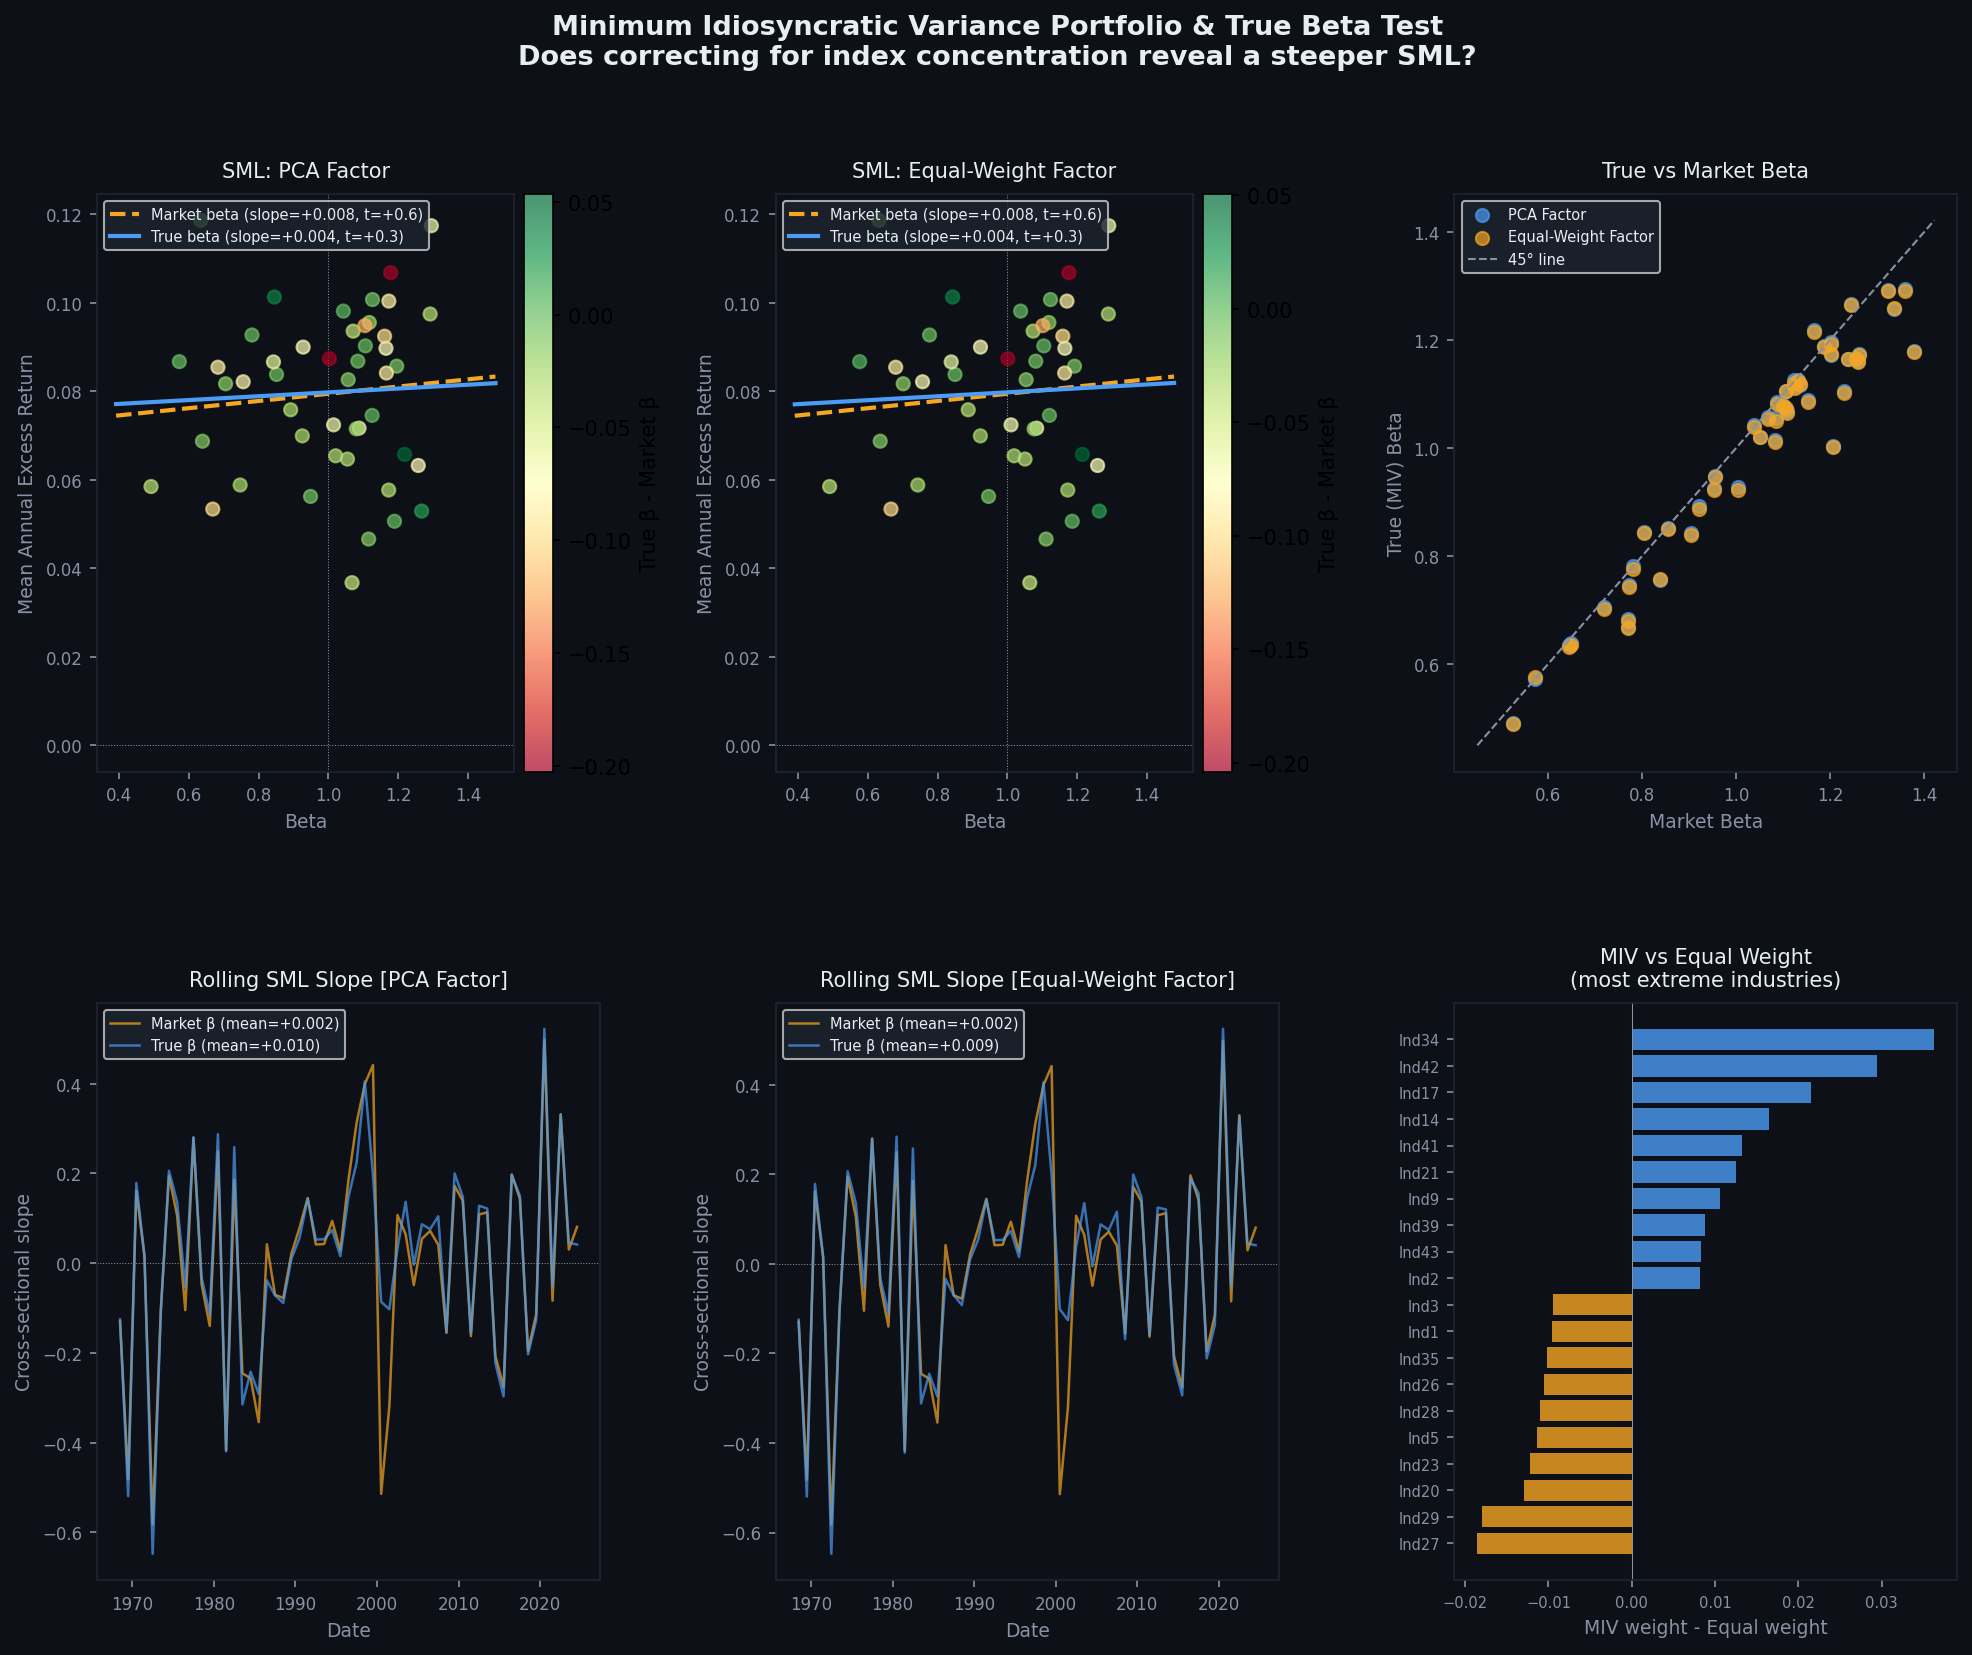

Reproduce this figure in Python.
"""
Minimum Idiosyncratic Variance Portfolio and True Beta Test
============================================================

Tests the hypothesis that the market cap weighted index conflates sectoral
idiosyncratic risk with systematic risk, producing a flat SML.

Method:
1. Estimate systematic risk via PCA on the equal-weighted return covariance
   matrix (independent of any index weights)
2. Construct the minimum idiosyncratic variance (MIV) portfolio that
   preserves systematic exposure while minimising idiosyncratic variance
3. Compute "true beta" for each portfolio as covariance with the MIV
4. Compare SML slope using true beta vs market cap beta
5. Test whether true beta is more predictive of returns than market beta

Uses Ken French 49 industry portfolios as the stock universe.
"""

import sys, warnings
warnings.filterwarnings('ignore')

import numpy as np
import pandas as pd
from scipy import stats, optimize
from scipy.linalg import inv
import statsmodels.api as sm
from sklearn.decomposition import PCA
import requests, zipfile, io
import matplotlib
matplotlib.use('Agg')
import matplotlib.pyplot as plt
import matplotlib.gridspec as gridspec

# ── Data loading ──────────────────────────────────────────────────────────────

FF_BASE = "https://mba.tuck.dartmouth.edu/pages/faculty/ken.french/ftp"
HEADERS = {'User-Agent': 'Mozilla/5.0 (Macintosh; Intel Mac OS X 10_15_7)'}

def _get_zip(filename):
    url = f"{FF_BASE}/{filename}_CSV.zip"
    r = requests.get(url, headers=HEADERS, timeout=30)
    r.raise_for_status()
    zf = zipfile.ZipFile(io.BytesIO(r.content))
    return zf.read(zf.namelist()[0]).decode('utf-8', errors='replace')

def _parse_monthly(content, n_cols):
    lines, rows, in_data = content.split('\n'), [], False
    for line in lines:
        s = line.strip().rstrip(',')
        if not s:
            if in_data: break
            continue
        parts = [p.strip() for p in s.split(',')]
        if len(parts) < n_cols: continue
        if len(parts[0]) == 6:
            try:
                date = int(parts[0])
                if 192601 <= date <= 210012:
                    vals = []
                    for p in parts[1:n_cols]:
                        try:
                            v = float(p)
                            vals.append(np.nan if v in (-99.99,-999.) else v)
                        except: vals.append(np.nan)
                    rows.append([date] + vals)
                    in_data = True
            except: pass
    return rows

def _make_df(rows, cols):
    df = pd.DataFrame(rows, columns=cols)
    df['Date'] = pd.to_datetime(df['Date'].astype(str), format='%Y%m')
    return df.set_index('Date').sort_index()

def fetch_data():
    print("Fetching data...")
    factors = _make_df(
        _parse_monthly(_get_zip('F-F_Research_Data_5_Factors_2x3'), 7),
        ['Date','Mkt-RF','SMB','HML','RMW','CMA','RF'])
    print("  ✓ FF5 factors")

    mom = _make_df(
        _parse_monthly(_get_zip('F-F_Momentum_Factor'), 2),
        ['Date','MOM'])
    print("  ✓ Momentum")

    industries = _make_df(
        _parse_monthly(_get_zip('49_Industry_Portfolios'), 50),
        ['Date'] + [f'Ind{i+1}' for i in range(49)])
    print("  ✓ 49 industry portfolios")

    return factors, mom, industries

# ── Step 1: Estimate systematic factor via PCA ────────────────────────────────

def estimate_systematic_factor(R_exc, n_factors=1, method='pca'):
    """
    Estimate systematic factor(s) from the equal-weighted covariance matrix.
    This is independent of any index weights — no circularity.

    method='pca': first principal component(s) of return matrix
    method='equal_weight': equal-weighted average of all assets

    Returns:
      F: (T,) systematic factor time series
      betas: (N,) loadings of each asset on the systematic factor
      idio_var: (N,) idiosyncratic variance of each asset
    """
    R = R_exc.values  # T x N
    T, N = R.shape

    if method == 'equal_weight':
        F = R.mean(axis=1)
        # Regress each asset on F to get beta and idio variance
        betas = np.zeros(N)
        idio_var = np.zeros(N)
        for i in range(N):
            b = np.cov(R[:,i], F)[0,1] / np.var(F)
            betas[i] = b
            resid = R[:,i] - b * F
            idio_var[i] = np.var(resid)
        F_var = np.var(F)

    elif method == 'pca':
        # Standardise returns before PCA to avoid scale issues
        R_std = (R - R.mean(axis=0)) / (R.std(axis=0) + 1e-10)
        pca = PCA(n_components=n_factors)
        scores = pca.fit_transform(R_std)  # T x n_factors
        F = scores[:, 0]  # first PC

        # Rescale F to have same variance as equal-weighted index
        ew = R.mean(axis=1)
        F = F * (np.std(ew) / np.std(F))
        # Align sign: correlate with EW to ensure positive loading
        if np.corrcoef(F, ew)[0,1] < 0:
            F = -F

        betas = np.zeros(N)
        idio_var = np.zeros(N)
        for i in range(N):
            b = np.cov(R[:,i], F)[0,1] / np.var(F)
            betas[i] = b
            resid = R[:,i] - b * F
            idio_var[i] = np.var(resid)
        F_var = np.var(F)

    return F, betas, idio_var, F_var

# ── Step 2: Minimum Idiosyncratic Variance Portfolio ─────────────────────────

def compute_miv_portfolio(R_exc, betas, idio_var, F_var,
                          target_beta=1.0, method='analytical'):
    """
    Find portfolio weights w that minimise idiosyncratic variance
    while maintaining target systematic exposure (portfolio beta = target_beta).

    Constraints:
      w'beta = target_beta  (systematic exposure preserved)
      w'1 = 1               (fully invested)
      w >= 0                (long only — optional)

    The idiosyncratic variance of portfolio w is:
      w' * Sigma_idio * w
    where Sigma_idio = diag(idio_var) (assuming idiosyncratic returns
    are uncorrelated across assets — the strict factor model assumption)

    Analytical solution (without long-only constraint):
    Using Lagrange multipliers for:
      min w'Dw  s.t. w'beta=1, w'1=1
    where D = diag(idio_var)

    Returns: weights array (N,)
    """
    N = len(betas)
    D_inv = 1.0 / (idio_var + 1e-10)  # diagonal of D^{-1}

    if method == 'analytical':
        # Analytical solution via Lagrange multipliers
        # min w'Dw s.t. Aw = b where A = [beta', 1'], b = [target_beta, 1]
        # Solution: w = D^{-1}A'(AD^{-1}A')^{-1}b

        # Build constraint matrix A (2 x N) and vector b (2,)
        A = np.vstack([betas, np.ones(N)])  # 2 x N
        b_vec = np.array([target_beta, 1.0])

        # Compute D^{-1}A' (N x 2)
        DinvAt = np.column_stack([D_inv * betas, D_inv * np.ones(N)])

        # Compute A D^{-1} A' (2 x 2)
        ADinvAt = A @ DinvAt

        try:
            ADinvAt_inv = inv(ADinvAt)
            # w = D^{-1} A' (A D^{-1} A')^{-1} b
            w = DinvAt @ (ADinvAt_inv @ b_vec)
        except np.linalg.LinAlgError:
            print("  Singular matrix in analytical solution, falling back to QP")
            method = 'qp'

    if method == 'qp':
        # Numerical QP with long-only constraint
        from scipy.optimize import minimize

        def objective(w):
            return float(w @ (idio_var * w))  # w'Dw

        def objective_grad(w):
            return 2 * idio_var * w

        constraints = [
            {'type': 'eq', 'fun': lambda w: w @ betas - target_beta},
            {'type': 'eq', 'fun': lambda w: w.sum() - 1.0},
        ]
        bounds = [(0, None)] * N  # long only

        w0 = np.ones(N) / N
        res = optimize.minimize(
            objective, w0, jac=objective_grad,
            method='SLSQP', bounds=bounds, constraints=constraints,
            options={'ftol': 1e-10, 'maxiter': 1000})
        w = res.x

    return w

def compute_portfolio_return(R_exc, weights):
    """Compute portfolio return time series."""
    return R_exc.values @ weights

# ── Step 3: Compute true beta ─────────────────────────────────────────────────

def compute_true_beta(R_exc, miv_returns):
    """
    True beta: covariance of each asset with MIV portfolio,
    normalised by MIV variance.
    """
    N = R_exc.shape[1]
    miv_var = np.var(miv_returns)
    true_betas = np.zeros(N)
    for i in range(N):
        cov = np.cov(R_exc.values[:,i], miv_returns)[0,1]
        true_betas[i] = cov / miv_var
    return true_betas

def compute_market_beta(R_exc, market_returns):
    """Standard CAPM beta against market cap weighted index."""
    N = R_exc.shape[1]
    mkt_var = np.var(market_returns)
    betas = np.zeros(N)
    for i in range(N):
        cov = np.cov(R_exc.values[:,i], market_returns)[0,1]
        betas[i] = cov / mkt_var
    return betas

# ── Step 4: SML test ──────────────────────────────────────────────────────────

def run_sml_test(betas, mean_returns, label, rf_mean=0.0):
    """
    Test whether beta predicts returns cross-sectionally.
    Returns slope, t-stat, R².
    """
    excess = mean_returns - rf_mean
    X = sm.add_constant(betas)
    reg = sm.OLS(excess, X).fit()
    slope = reg.params[1]
    t     = reg.tvalues[1]
    r2    = reg.rsquared
    alpha = reg.params[0]
    return {
        'label': label,
        'alpha': alpha,
        'slope': slope,
        't_slope': t,
        'p_slope': reg.pvalues[1],
        'r2': r2,
    }

# ── Main analysis ─────────────────────────────────────────────────────────────

def main():
    factors, mom, industries = fetch_data()

    # Use post-1963 data (after compulsory disclosure)
    start = '1963-07-01'
    idx   = industries.index[industries.index >= start]
    ind   = industries.loc[idx].replace(-99.99, np.nan).dropna(axis=1, how='any')
    rf    = factors['RF'].loc[idx] / 100
    mkt   = factors['Mkt-RF'].loc[idx] / 100  # market excess return

    # Excess returns
    R_exc = ind.div(100).sub(rf, axis=0)
    R_exc = R_exc.dropna()
    rf    = rf.loc[R_exc.index]
    mkt   = mkt.loc[R_exc.index]

    N = R_exc.shape[1]
    T = R_exc.shape[0]
    print(f"\nAnalysis universe: {N} industries, {T} monthly obs "
          f"({R_exc.index[0].date()} to {R_exc.index[-1].date()})")

    # ── Factor structure ───────────────────────────────────────────────────
    print(f"\n{'='*60}")
    print("Step 1: Systematic Factor Estimation")
    print(f"{'='*60}")

    pca = PCA(n_components=5)
    R_std = (R_exc.values - R_exc.values.mean(axis=0)) / \
            (R_exc.values.std(axis=0) + 1e-10)
    pca.fit(R_std)
    evr = pca.explained_variance_ratio_
    print(f"\nPCA explained variance (equal-weighted covariance):")
    for i, v in enumerate(evr):
        print(f"  PC{i+1}: {v*100:.1f}%")
    print(f"  First 3 PCs: {evr[:3].sum()*100:.1f}% of total variance")

    # Compare: how much variance does market cap proxy explain?
    mkt_r2s = []
    for i in range(N):
        X = sm.add_constant(mkt.values)
        reg = sm.OLS(R_exc.values[:,i], X).fit()
        mkt_r2s.append(reg.rsquared)
    print(f"\nMarket cap index R² for industry returns:")
    print(f"  Mean: {np.mean(mkt_r2s):.3f}  "
          f"Min: {np.min(mkt_r2s):.3f}  Max: {np.max(mkt_r2s):.3f}")

    # ── Estimate with both methods ─────────────────────────────────────────
    results = {}
    for method in ['equal_weight', 'pca']:
        print(f"\n{'='*60}")
        print(f"Step 2: MIV Portfolio [{method}]")
        print(f"{'='*60}")

        F, betas_sys, idio_var, F_var = estimate_systematic_factor(
            R_exc, method=method)

        print(f"\nSystematic factor [{method}]:")
        print(f"  Mean: {F.mean()*12:.3f}  Std: {F.std()*np.sqrt(12):.3f}")
        print(f"  Corr with market: {np.corrcoef(F, mkt.values)[0,1]:.3f}")

        print(f"\nIdiosyncratic variance summary:")
        print(f"  Mean: {idio_var.mean()*12:.4f}  "
              f"Min: {idio_var.min()*12:.4f}  Max: {idio_var.max()*12:.4f}")

        # ── MIV portfolio (analytical, no short-sale constraint) ───────────
        w_miv = compute_miv_portfolio(
            R_exc, betas_sys, idio_var, F_var,
            target_beta=1.0, method='analytical')

        miv_ret = compute_portfolio_return(R_exc, w_miv)

        # Idiosyncratic variance of MIV vs equal-weighted vs market
        ew_ret  = R_exc.values.mean(axis=1)

        def port_idio_var(w, idio_v):
            return float(w @ (idio_v * w))

        w_ew  = np.ones(N) / N
        w_mkt_approx = np.ones(N) / N  # proxy — equal weight as mkt proxy

        idio_miv = port_idio_var(w_miv, idio_var)
        idio_ew  = port_idio_var(w_ew,  idio_var)

        print(f"\nIdiosyncratic variance comparison:")
        print(f"  Equal-weighted:   {idio_ew*12:.6f}")
        print(f"  MIV portfolio:    {idio_miv*12:.6f}")
        print(f"  Ratio MIV/EW:     {idio_miv/idio_ew:.4f}")

        # MIV portfolio composition
        top_idx = np.argsort(w_miv)[::-1]
        print(f"\nMIV portfolio top 10 weights:")
        cols = list(R_exc.columns)
        for i in top_idx[:10]:
            print(f"  {cols[i]:<8}: {w_miv[i]:>+8.4f}  "
                  f"(beta={betas_sys[i]:.2f}, "
                  f"idio_vol={np.sqrt(idio_var[i]*12)*100:.1f}%)")

        print(f"\nMIV portfolio beta to systematic factor: "
              f"{np.sum(w_miv * betas_sys):.4f}")

        # ── True beta ──────────────────────────────────────────────────────
        true_betas = compute_true_beta(R_exc, miv_ret)
        mkt_betas  = compute_market_beta(R_exc, mkt.values)

        print(f"\nBeta comparison [{method}]:")
        print(f"  {'Industry':<8} {'MIV beta':>10} {'Mkt beta':>10} {'Diff':>8}")
        print("  " + "-"*40)
        for i in range(min(10, N)):
            diff = true_betas[i] - mkt_betas[i]
            print(f"  {cols[i]:<8} {true_betas[i]:>10.3f} "
                  f"{mkt_betas[i]:>10.3f} {diff:>+8.3f}")

        corr_betas = np.corrcoef(true_betas, mkt_betas)[0,1]
        print(f"\n  Correlation between true and market beta: {corr_betas:.3f}")

        # ── SML comparison ─────────────────────────────────────────────────
        print(f"\n{'='*60}")
        print(f"Step 4: SML Test [{method}]")
        print(f"{'='*60}")

        mean_exc = R_exc.mean(axis=0).values * 12  # annualised
        rf_mean  = rf.mean() * 12

        sml_mkt  = run_sml_test(mkt_betas,  mean_exc,
                                 'Market beta',    rf_mean)
        sml_true = run_sml_test(true_betas, mean_exc,
                                 'True (MIV) beta', rf_mean)

        print(f"\n  {'Measure':<20} {'Alpha':>8} {'Slope':>8} "
              f"{'t-stat':>8} {'R²':>8}")
        print("  " + "-"*56)
        for s in [sml_mkt, sml_true]:
            sig = ('***' if s['p_slope']<0.01
                   else ('**' if s['p_slope']<0.05
                   else ('*' if s['p_slope']<0.10 else '')))
            print(f"  {s['label']:<20} {s['alpha']:>+8.4f} "
                  f"{s['slope']:>+8.4f} {s['t_slope']:>+7.2f}{sig:3s} "
                  f"{s['r2']:>8.4f}")

        # ── Rolling window test ────────────────────────────────────────────
        # Test whether true beta is more stable predictor over time
        print(f"\n── Rolling 5-year Fama-MacBeth [{method}] ─────────────")
        print(f"  Tests whether true beta predicts 1y forward returns "
              f"better than market beta")

        window = 60   # 5-year estimation window
        horizon = 12  # 1-year forward return

        fm_mkt_slopes  = []
        fm_true_slopes = []
        dates_fm = []

        for t in range(window, T - horizon, 12):
            # Estimation window
            R_est = R_exc.iloc[t-window:t]
            R_fwd = R_exc.iloc[t:t+horizon]
            mkt_est = mkt.iloc[t-window:t]

            F_t, betas_t, idio_t, Fvar_t = estimate_systematic_factor(
                R_est, method=method)
            w_t = compute_miv_portfolio(
                R_est, betas_t, idio_t, Fvar_t,
                target_beta=1.0, method='analytical')

            miv_t   = compute_portfolio_return(R_est, w_t)
            tb_t    = compute_true_beta(R_est, miv_t)
            mb_t    = compute_market_beta(R_est, mkt_est.values)

            fwd_exc = R_fwd.mean(axis=0).values * 12

            # Cross-sectional regression
            def cs_slope(betas, ret):
                if np.std(betas) < 1e-8: return np.nan
                return np.cov(betas, ret)[0,1] / np.var(betas)

            fm_mkt_slopes.append(cs_slope(mb_t, fwd_exc))
            fm_true_slopes.append(cs_slope(tb_t, fwd_exc))
            dates_fm.append(R_exc.index[t])

        fm_mkt  = np.array(fm_mkt_slopes)
        fm_true = np.array(fm_true_slopes)
        valid   = np.isfinite(fm_mkt) & np.isfinite(fm_true)

        def fm_tstat(slopes):
            s = slopes[np.isfinite(slopes)]
            return np.mean(s) / (np.std(s, ddof=1) / np.sqrt(len(s)))

        print(f"\n  Market beta:   mean slope={np.nanmean(fm_mkt):+.4f}  "
              f"t={fm_tstat(fm_mkt):+.2f}")
        print(f"  True beta:     mean slope={np.nanmean(fm_true):+.4f}  "
              f"t={fm_tstat(fm_true):+.2f}")
        print(f"  (Positive slope = steeper SML = beta is priced)")

        results[method] = {
            'true_betas': true_betas,
            'mkt_betas':  mkt_betas,
            'sml_mkt':    sml_mkt,
            'sml_true':   sml_true,
            'fm_mkt':     fm_mkt,
            'fm_true':    fm_true,
            'w_miv':      w_miv,
            'mean_exc':   mean_exc,
            'cols':       cols,
            'dates_fm':   dates_fm,
        }

    # ── Figure ─────────────────────────────────────────────────────────────
    print(f"\nGenerating figures...")

    fig = plt.figure(figsize=(16, 12))
    fig.patch.set_facecolor('#0d1117')
    gs = gridspec.GridSpec(2, 3, figure=fig, hspace=0.4, wspace=0.35)

    colors = {'pca': '#4b9cf5', 'equal_weight': '#f5a623'}
    methods = ['pca', 'equal_weight']
    method_labels = {'pca': 'PCA Factor', 'equal_weight': 'Equal-Weight Factor'}

    for col_idx, method in enumerate(methods):
        r = results[method]
        true_b = r['true_betas']
        mkt_b  = r['mkt_betas']
        exc    = r['mean_exc']
        color  = colors[method]

        # SML comparison
        ax = fig.add_subplot(gs[0, col_idx])
        ax.set_facecolor('#0d1117')

        b_range = np.linspace(min(mkt_b.min(), true_b.min()) - 0.1,
                              max(mkt_b.max(), true_b.max()) + 0.1, 100)

        # Fit lines
        for betas, label, lc, ls in [
                (mkt_b,  'Market beta', '#f5a623', '--'),
                (true_b, 'True beta',   '#4b9cf5', '-')]:
            X = sm.add_constant(betas)
            reg = sm.OLS(exc, X).fit()
            ax.plot(b_range,
                    reg.params[0] + reg.params[1]*b_range,
                    color=lc, linestyle=ls, linewidth=2,
                    label=f"{label} (slope={reg.params[1]:+.3f}, "
                          f"t={reg.tvalues[1]:+.1f})")

        # Scatter points coloured by true vs market beta diff
        diff = true_b - mkt_b
        sc = ax.scatter(true_b, exc, c=diff,
                       cmap='RdYlGn', s=40, alpha=0.7, zorder=5)
        plt.colorbar(sc, ax=ax, label='True β - Market β', pad=0.02)

        ax.axhline(0, color='#8892a4', linewidth=0.5, linestyle=':')
        ax.axvline(1, color='#8892a4', linewidth=0.5, linestyle=':')
        ax.set_xlabel('Beta', color='#8892a4', fontsize=9)
        ax.set_ylabel('Mean Annual Excess Return', color='#8892a4', fontsize=9)
        ax.set_title(f'SML: {method_labels[method]}',
                     color='#e6edf3', fontsize=10, pad=8)
        ax.legend(fontsize=7, facecolor='#1e2530', labelcolor='#e6edf3',
                  loc='upper left')
        ax.tick_params(colors='#8892a4', labelsize=8)
        for spine in ax.spines.values():
            spine.set_edgecolor('#1e2530')

    # Beta comparison scatter
    ax = fig.add_subplot(gs[0, 2])
    ax.set_facecolor('#0d1117')
    for method in methods:
        r = results[method]
        ax.scatter(r['mkt_betas'], r['true_betas'],
                  label=method_labels[method],
                  color=colors[method], alpha=0.7, s=40)
    lims = [min(ax.get_xlim()[0], ax.get_ylim()[0]),
            max(ax.get_xlim()[1], ax.get_ylim()[1])]
    ax.plot(lims, lims, color='#8892a4', linewidth=1, linestyle='--',
            label='45° line')
    ax.set_xlabel('Market Beta', color='#8892a4', fontsize=9)
    ax.set_ylabel('True (MIV) Beta', color='#8892a4', fontsize=9)
    ax.set_title('True vs Market Beta', color='#e6edf3', fontsize=10, pad=8)
    ax.legend(fontsize=7, facecolor='#1e2530', labelcolor='#e6edf3')
    ax.tick_params(colors='#8892a4', labelsize=8)
    for spine in ax.spines.values():
        spine.set_edgecolor('#1e2530')

    # Rolling Fama-MacBeth slopes
    for row_idx, method in enumerate(methods):
        ax = fig.add_subplot(gs[1, row_idx])
        ax.set_facecolor('#0d1117')
        r = results[method]
        dates = pd.DatetimeIndex(r['dates_fm'])
        fm_m = np.array(r['fm_mkt'])
        fm_t = np.array(r['fm_true'])
        valid = np.isfinite(fm_m) & np.isfinite(fm_t)

        ax.plot(dates[valid], fm_m[valid],
               color='#f5a623', alpha=0.7, linewidth=1.2,
               label=f"Market β (mean={np.nanmean(fm_m):+.3f})")
        ax.plot(dates[valid], fm_t[valid],
               color='#4b9cf5', alpha=0.7, linewidth=1.2,
               label=f"True β (mean={np.nanmean(fm_t):+.3f})")
        ax.axhline(0, color='#8892a4', linewidth=0.5, linestyle=':')
        ax.set_xlabel('Date', color='#8892a4', fontsize=9)
        ax.set_ylabel('Cross-sectional slope', color='#8892a4', fontsize=9)
        ax.set_title(f'Rolling SML Slope [{method_labels[method]}]',
                     color='#e6edf3', fontsize=10, pad=8)
        ax.legend(fontsize=7, facecolor='#1e2530', labelcolor='#e6edf3')
        ax.tick_params(colors='#8892a4', labelsize=8)
        for spine in ax.spines.values():
            spine.set_edgecolor('#1e2530')

    # MIV weights vs equal weights
    ax = fig.add_subplot(gs[1, 2])
    ax.set_facecolor('#0d1117')
    method = 'pca'
    r = results[method]
    w_miv = r['w_miv']
    w_ew  = np.ones(N) / N
    diff_w = w_miv - w_ew

    sorted_idx = np.argsort(diff_w)
    cols_sorted = [r['cols'][i] for i in sorted_idx]
    diffs_sorted = diff_w[sorted_idx]
    bar_colors = ['#f5a623' if d < 0 else '#4b9cf5' for d in diffs_sorted]

    # Show only most extreme 20 for readability
    show = 20
    idx_show = list(range(show//2)) + list(range(N-show//2, N))
    ax.barh([cols_sorted[i] for i in idx_show],
            [diffs_sorted[i] for i in idx_show],
            color=[bar_colors[i] for i in idx_show], alpha=0.8)
    ax.axvline(0, color='#8892a4', linewidth=0.5)
    ax.set_xlabel('MIV weight - Equal weight', color='#8892a4', fontsize=9)
    ax.set_title('MIV vs Equal Weight\n(most extreme industries)',
                 color='#e6edf3', fontsize=10, pad=8)
    ax.tick_params(colors='#8892a4', labelsize=7)
    for spine in ax.spines.values():
        spine.set_edgecolor('#1e2530')

    plt.suptitle(
        'Minimum Idiosyncratic Variance Portfolio & True Beta Test\n'
        'Does correcting for index concentration reveal a steeper SML?',
        color='#e6edf3', fontsize=13, fontweight='bold', y=0.98)

    plt.savefig('miv_true_beta_test.png', dpi=150, bbox_inches='tight',
                facecolor='#0d1117')
    print("  Saved: miv_true_beta_test.png")
    plt.close()

    print("\nDone.")

if __name__ == '__main__':
    main()
